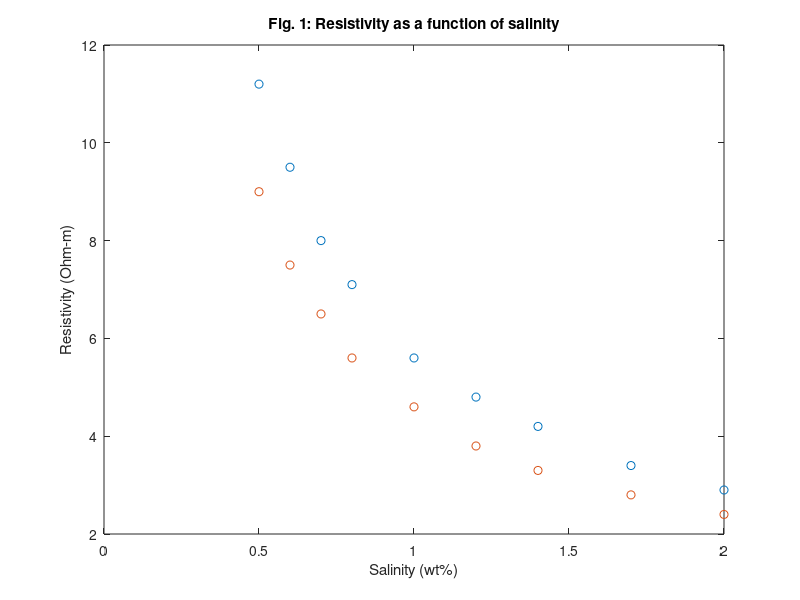
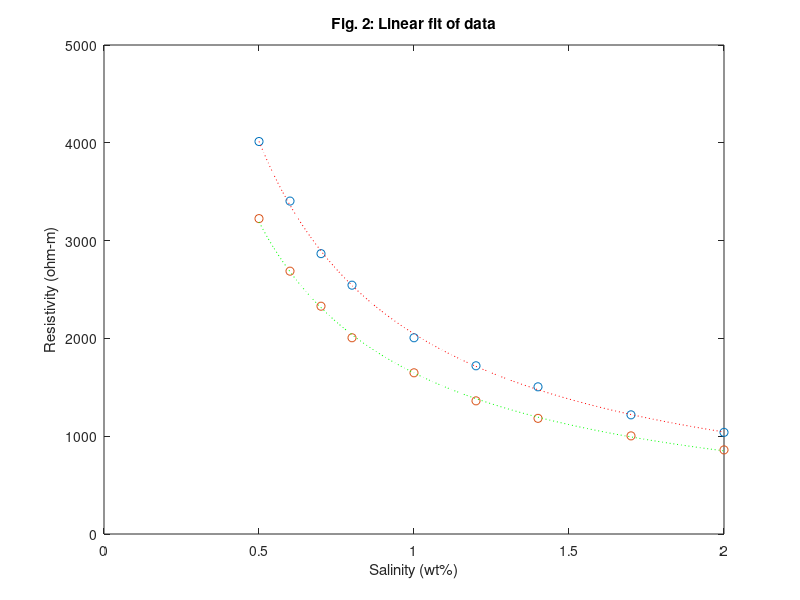
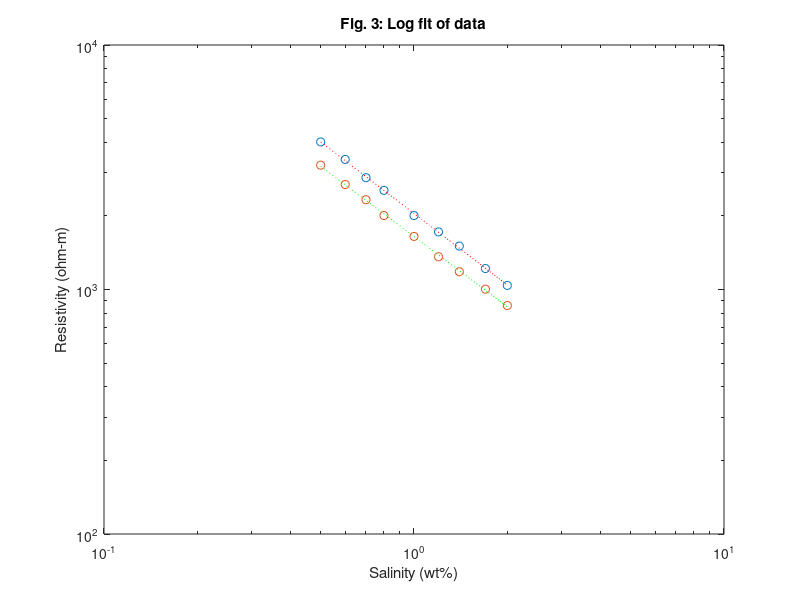
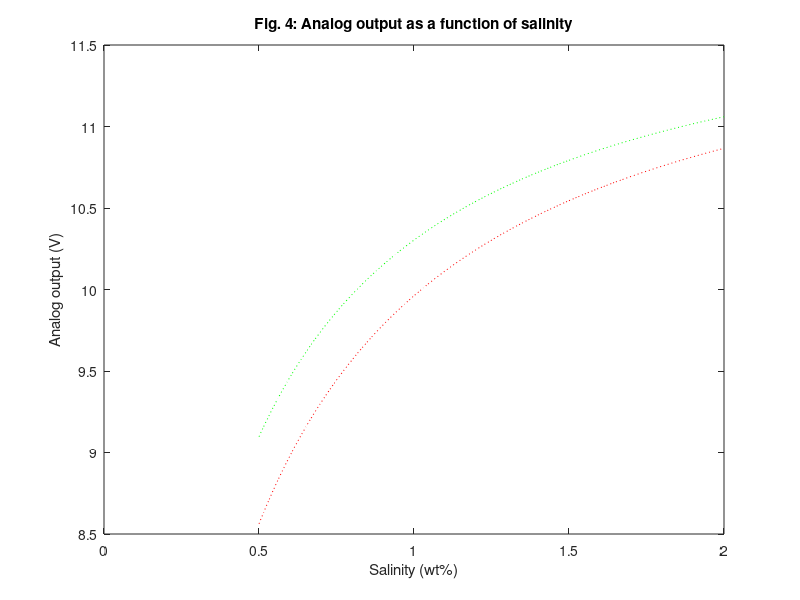

Recreate these plots in MATLAB, in order.
function salinity_model
% salinity_model  Use salinity data from Schlumberger to predict resistance
%                 of the salinity sensor in the ME 121 fish tank

% -- Resistivity data at 20C and 30C.  Sppm is salinity in parts per million
Sppm  = [ 500  600  700  800  1000  1200  1400  1700  2000];  % ppm
rho20 = [11.2  9.5  8.0  7.1   5.6   4.8   4.2   3.4   2.9];  % Ohm-m at 20C
rho30 = [ 9.0  7.5  6.5  5.6   4.6   3.8   3.3   2.8   2.4];  % Ohm-m at 30C

% Convert salinity data from ppm to wt_percent
wt_percent = Sppm./1000;

plot(wt_percent,rho20,'o',wt_percent,rho30,'o');
xlabel('Salinity (wt%)');
ylabel('Resistivity (Ohm-m)');
title('Fig. 1: Resistivity as a function of salinity');

% Convert resisitivity to resistance
L = 0.020;      % Length between probes on the sensor in meters
d = 0.00843;    % Interior diameter of the sensor in meters
r = d/2;        % Converts diameter to radius
A = pi*r^2;     % Calculates cross-sectional area of the conductor
R20 = (rho20*L)/A;
R30 = (rho30*L)/A;

function [c,R2] = powfit(wt_percent,R20)
% expfit     Least squares fit of data to y = c1*x^c2
%
% Synopsis:  c = powfit(x,y)
%
% Input:     x,y = vectors of independent and dependent variable values
%
% Output:    c = vector of coefficients: y = c(1)*x^c(2)

logwt_percent = log(wt_percent(:));   %  transform x
logR20 = log(R20(:));   %  transform y

ct = polyfit(logwt_percent,logR20,1);  %  Line fit to transformed data
c = [exp(ct(2));  ct(1)];   %  Extract parameters from transformation

if nargout>1   %  Compute R^2 in the transformed space
  R2 = 1 - sum((logy - polyval(ct,logwt_percent)).^2)/sum((logR20 - mean(logR20)).^2);
end
end

% -- Curve fit resistance as function of salinity for rho20:  rho = c(1)*Sppm^c(2)
c = powfit(wt_percent, R20);                        %  powfit makes the curve fit
Sfit = linspace(min(wt_percent), max(wt_percent));  %  Generate a vector of 100 values
rho20fit = c(1)*Sfit.^c(2);                         %  Evaluate curve fit at each Sfit(i)

% -- Curve fit resistance as function of salinity for rho30:  rho = c(1)*Sppm^c(2)
c = powfit(wt_percent, R30);                        %  powfit makes the curve fit
Sfit = linspace(min(wt_percent), max(wt_percent));  %  Generate a vector of 100 values
rho30fit = c(1)*Sfit.^c(2);                         %  Evaluate curve fit at each Sfit(i)

% -- Plot on linear axes
figure
plot(wt_percent,R20,'o',Sfit,rho20fit,'r:')  % Origial data is 'o'; fit is red dotted
hold on;
plot(wt_percent,R30,'o',Sfit,rho30fit,'g:')  % Origial data is 'o'; fit is green dotted
hold off;
xlabel('Salinity (wt%)')
ylabel('Resistivity (ohm-m)')
title('Fig. 2: Linear fit of data')

% -- Make loglog plot of the same data
figure   %  open up new plot window
loglog(wt_percent,R20,'o',Sfit,rho20fit,'r:')  % Origial data is 'o'; fit is red dotted
hold on;
loglog(wt_percent,R30,'o',Sfit,rho30fit,'g:');  % Original data is 'o'; fit is green dotted
hold off;
xlabel('Salinity (wt%)')
ylabel('Resistivity (ohm-m)')
title('Fig. 3: Log fit of data')

% Computes voltage divider output
Vs = 12;    % Voltage input
Rf = 10000;    % Value of 10 kOhm resistor

v_out20 = Vs*(Rf./(Rf + rho20fit));
v_out30 = Vs*(Rf./(Rf + rho30fit));

% Plots voltage divider output versus salinity
figure
plot(Sfit,v_out20,'r:');
hold on;
plot(Sfit,v_out30,'g:'); 
hold off;
xlabel('Salinity (wt%)');
ylabel('Analog output (V)');
title('Fig. 4: Analog output as a function of salinity');


end
